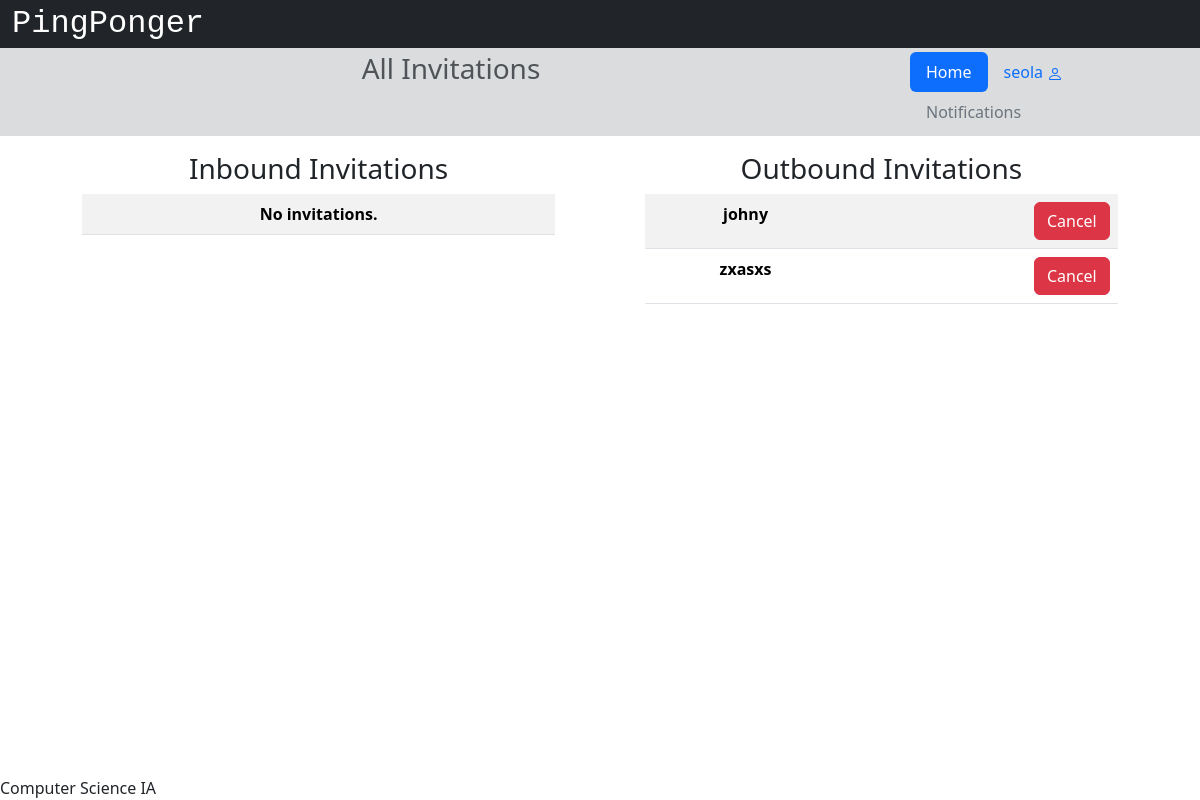
Screenshot of /invites (signed in) with the database file from the repository.
### app/models.py (models this page shows, shortened)
class User(db.Model, UserMixin):
    __tablename__ = 'users'
    id = db.Column(db.Integer, primary_key=True)
    username = db.Column(db.String(32), nullable=False)
    email = db.Column(db.String(320), index=True, unique=True, nullable=False)
    password_hash = db.Column(db.String(128))
    join_date = db.Column(db.DateTime(timezone=True), default=datetime.now)
    experience = db.Column(db.String(12))
    age_group = db.Column(db.String(6))
    location_id = db.Column(db.Integer, db.ForeignKey('locations.id'))
    location = db.relationship('Location', back_populates='users')
    notifications = db.Relationship('Notification', back_populates='user', order_by='Notification.id.desc()')
    def get_inboundInvites(self):
        invites = []
        a = Invite.query.filter(Invite.invitee==self.id)
        for i in a:
            invites.append(User.query.get(i.inviter))
        return invites
    def get_outboundInvites(self):
        invites = []
        a = Invite.query.filter(Invite.inviter==self.id)
        for i in a:
            invites.append(User.query.get(i.invitee))
        return invites

### app/views.py (the view)
@app.route('/invites')
@login_required
def invites():
    session['url'] = url_for('invites')
    invites = current_user.get_inboundInvites()
    invited = current_user.get_outboundInvites()
    return render_template('invites.html', invitesLen=len(invites), invitedLen=len(invited), invites=invites, invited=invited, Invite=Invite)

### app/views.py (called while the page is built)
@login_manager.user_loader
def load_user(user_id):
    return User.query.get(int(user_id))

### app/templates/invites.html (shortened to what this page needs)
{% extends "base.html" %}
{% block head %}
    {{ super() }}
{% endblock %}
{% block pagetitle %}All Invitations{% endblock %}
{% block content %}
    <div class="container-fluid p-3">
        <div class="row d-flex justify-content-evenly">
            <div class="col-md-5 text-center">
                <h3>Inbound Invitations</h3>
                <table class="table table-striped table-hover">
                    {% if invitesLen > 0 %}
                        {% for i in range(invitesLen) %}
                            <tr>
                                <th scope="row">{{invites[i].username}}</th>
                                <td class="text-end">
                                    <a class="btn btn-success" href="{{url_for('acceptMatch', inviter=invites[i].id)}}">Accept</a>
                                    <a class="btn btn-danger" href="{{url_for('declineInvite', invite=Invite.query.filter_by(inviter=invites[i].id).first().id)}}">Decline</a>
                                </td>
                            </tr>
                        {% endfor %}
                    {% else %}
                        <tr><th>No invitations.</th></tr>
                    {% endif %}
                </table>
            </div>
            <div class="col-md-5 text-center">
                <h3>Outbound Invitations</h3>
                <table class="table table-striped table-hover">
                {% if invitedLen > 0 %}
                    {% for i in range(invitedLen) %}
                        <tr>
                            <th scope="row">{{invited[i].username}}</th>
                            <td class="text-end">
                                <a class="btn btn-danger" href="{{url_for('declineInvite', invite=Invite.query.filter_by(invitee=invited[i].id).first().id)}}">Cancel</a>
                            </td>
                        </tr>
                    {% endfor %}
                {% else %}
                    <tr><th>No pending invitations.</th></tr>
                {% endif %}
                </table>
            </div>
        </div>
    </div>
{% endblock %}

### app/templates/base.html (shortened to what this page needs)
<!DOCTYPE html>
<html lang="en">
    <head>
        {% block head %}
        <link href="https://cdn.jsdelivr.net/npm/bootstrap@5.3.2/dist/css/bootstrap.min.css" rel="stylesheet">
        <link rel="stylesheet" href="https://cdnjs.cloudflare.com/ajax/libs/font-awesome/4.7.0/css/font-awesome.min.css">
        <link rel="stylesheet" href="{{ url_for('static', filename='style.css') }}">
        {% endblock %}
    </head>
    <body>
        <div id="header">
            {% block header %}
            <div class="container-fluid">
                <div class="row bg-dark">
                    <a class="navbar-brand text-white" style="font-size: 2rem; font-family: var(--bs-font-monospace) !important;" href="/">PingPonger</a>
                </div>
                <div class="row bg-secondary bg-opacity-25 p-1">
                    <div class="col-9">
                        <h3 class="text-muted d-flex justify-content-center">
                            {% block pagetitle %}{% endblock %}
                        </h3>
                        </div>
                        <div class="col-3 d-flex justify-content-end">
                            <ul class="nav nav-pills">
                                <li class="nav-item">
                                    <a class="nav-link active" href="/">Home</a>
                                </li>
                                <li class="nav-item">
                                    {% if current_user.is_authenticated %}
                                        <li class="nav-item">
                                            <a class="nav-link" href="{{url_for('profile', username=current_user.username, userID=current_user.id)}}">{{current_user.username}}
                                            </a>
                                        </li>
                                        {% else %}
                                        <li class="nav-item">
                                            <a class="nav-link" href="/login">Log In</a>
                                        </li>
                                    {% endif %}
                                </li>
                                <li class="nav-item">
                                    <a class="nav-link text-secondary" href="/notifications">Notifications</a>
                                </li>
                            </ul>
                        </div>
                    </div>
                </div>
            {% endblock %}
        </div>
        <div id="content">{% block content %}{% endblock %}</div>
        <div id="footer" class="fixed-bottom">
            {% block footer %}
            Computer Science IA
            {% endblock %}
        </div>
    </body>
</html>

### app/static/style.css (style rules this page uses)
div { text-align: justify; text-justify: inter-word; }

### rows the page displays
User: username "seola"
User: username "johny"
User: username "zxasxs"
